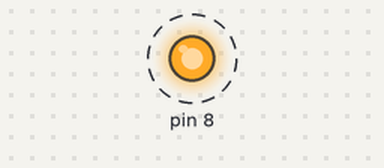
Bench run of a sketch on a simulated Arduino Uno, built with avr-gcc and run on an emulated ATmega328P. Parts: output pins drawn as LEDs (lit = HIGH). Dashed ring = blinking.

Above: at 0.1 s.
Timing chart, 0 to 3.0 s (numbered marks = the images above):
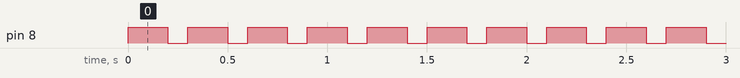

The sketch:

04_piezo_01.ino
```cpp
void setup() {
  pinMode(8, OUTPUT);

}

void loop() {
  digitalWrite(8, HIGH);
  delay(200);
  digitalWrite(8, LOW);
  delay(100);
}
```

Measured:
- by itself, pin 8: alternates HIGH for 0.20 s and LOW for 0.10 s
